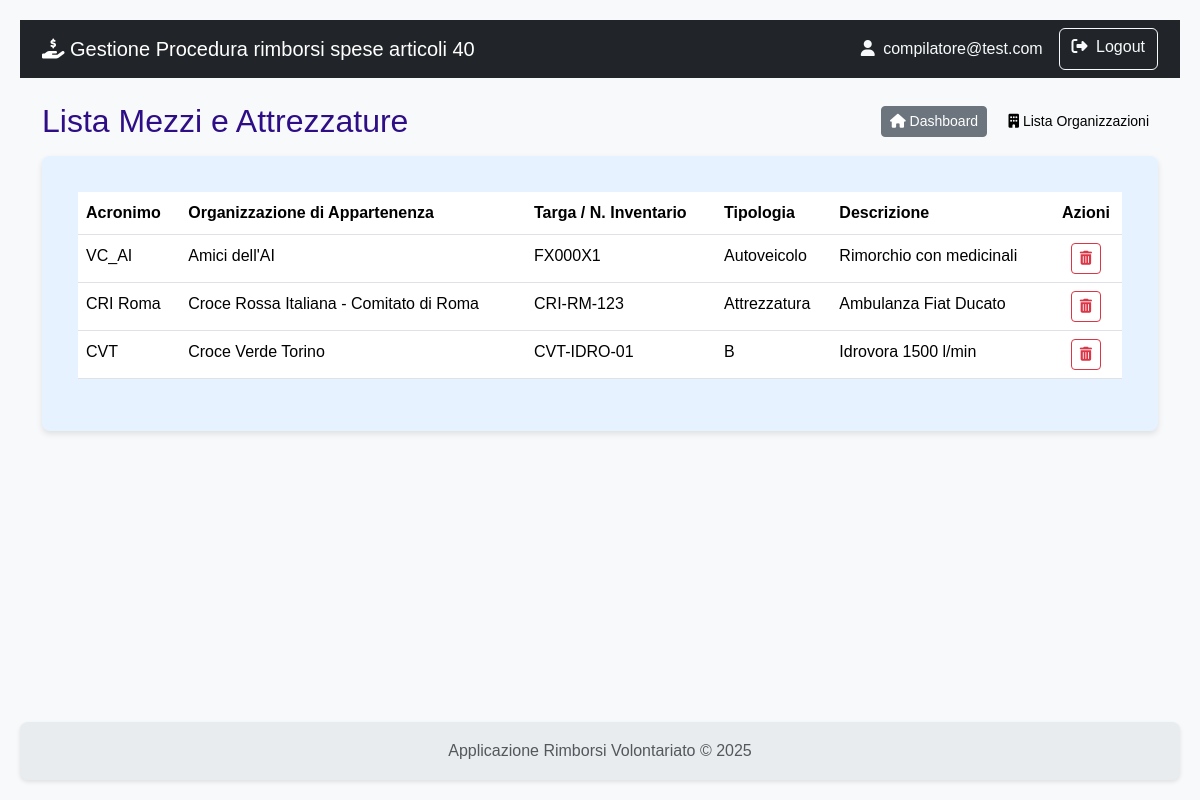
Page /anagrafica/mezzi (signed in) on the committed database.
### rimborsi/models.py (models this page shows)
class User(db.Model, UserMixin):
    id = db.Column(db.Integer, primary_key=True)
    username = db.Column(db.String(80), unique=True, nullable=False)
    email = db.Column(db.String(120), unique=True, nullable=False)
    password_hash = db.Column(db.String(120), nullable=False)
    role = db.Column(db.String(20), nullable=False)
    organizzazioni = db.relationship('Organizzazione', secondary=associazione_utente_organizzazione, back_populates='utenti_compilatori')

class MezzoAttrezzatura(db.Model):
    id = db.Column(db.Integer, primary_key=True)
    tipologia = db.Column(db.String(1), nullable=False)
    targa_inventario = db.Column(db.String(50), unique=True, nullable=False)
    descrizione = db.Column(db.String(200))
    organizzazione_id = db.Column(db.Integer, db.ForeignKey('organizzazione.id'), nullable=False)

class Organizzazione(db.Model):
    id = db.Column(db.Integer, primary_key=True)
    nome = db.Column(db.String(150), nullable=False)
    acronimo = db.Column(db.String(20))
    codice_interno = db.Column(db.String(20), unique=True)
    indirizzo = db.Column(db.String(200))
    mezzi = db.relationship('MezzoAttrezzatura', backref='organizzazione', lazy=True)
    richieste = db.relationship('Richiesta', backref='organizzazione', lazy=True)
    utenti_compilatori = db.relationship('User', secondary=associazione_utente_organizzazione, back_populates='organizzazioni')

### rimborsi/anagrafica/routes.py (the view)
@anagrafica_bp.route('/mezzi')
@login_required
def lista_tutti_mezzi():
    mezzi = MezzoAttrezzatura.query.join(Organizzazione).order_by(Organizzazione.nome, MezzoAttrezzatura.targa_inventario).all()
    return render_template('anagrafica/lista_tutti_mezzi.html', mezzi=mezzi)

### rimborsi/templates/anagrafica/lista_tutti_mezzi.html (shortened to what this page needs)
{% extends 'base.html' %}
{% block content %}
    <div class="d-flex justify-content-between align-items-center mb-3">
        <div>
            <h2 class="mb-0">Lista Mezzi e Attrezzature</h2>
        </div>
        <div>
            <a href="{{ url_for('main.dashboard') }}" class="btn btn-secondary btn-sm me-2">
                <i class="fas fa-home"></i> Dashboard
            </a>
            <a href="{{ url_for('anagrafica.lista_organizzazioni') }}" class="btn btn-light btn-sm">
                <i class="fas fa-building"></i> Lista Organizzazioni
            </a>
        </div>
    </div>
    <div class="card shadow-sm">
        <div class="card-body">
            <table class="table table-hover">
                <thead>
                    <tr>
                        <th>Acronimo</th>
                        <th>Organizzazione di Appartenenza</th>
                        <th>Targa / N. Inventario</th>
                        <th>Tipologia</th>
                        <th>Descrizione</th>
                        <th class="text-center">Azioni</th>
                    </tr>
                </thead>
                   <tbody>
                    {% for mezzo in mezzi %}
                    <tr>
                        <td>{{ mezzo.organizzazione.acronimo }}</td>
                        <td>{{ mezzo.organizzazione.nome }}</td>
                        <td>{{ mezzo.targa_inventario }}</td>
                        <td>
                            {% if mezzo.tipologia == 'M' %}
                                Autoveicolo
                            {% elif mezzo.tipologia == 'A' %}
                                Attrezzatura
                            {% else %}
                                {{ mezzo.tipologia }}
                            {% endif %}
                        </td>
                        <td>{{ mezzo.descrizione }}</td>
                        <td class="text-center">
                             <form action="{{ url_for('anagrafica.cancella_mezzo', mezzo_id=mezzo.id) }}" method="POST" class="d-inline">
                                <button type="submit" class="btn btn-outline-danger btn-sm" onclick="return confirm('Sei sicuro di voler eliminare questo elemento?');" title="Elimina">
                                    <i class="fas fa-trash-alt"></i>
                                </button>
                            </form>
                        </td>
                    </tr>
                    {% else %}
                    <tr>
                        <td colspan="6" class="text-center">Nessun mezzo trovato nel sistema.</td>
                    </tr>
                    {% endfor %}
                </tbody>
            </table>
        </div>
    </div>
{% endblock %}

### rimborsi/templates/base.html (shortened to what this page needs)
<!doctype html>
<html lang="it" class="h-100">
<head>
    <link href="https://cdn.jsdelivr.net/npm/bootstrap@5.3.3/dist/css/bootstrap.min.css" rel="stylesheet" xintegrity="sha384-QWTKZyjpPEjISv5WaRU9OFeRpok6YctnYmDr5pNlyT2bRjXh0JMhjY6hW+ALEwIH">
    <link rel="stylesheet" href="https://cdnjs.cloudflare.com/ajax/libs/font-awesome/6.5.2/css/all.min.css" xintegrity="sha512-SnH5WK+bZxgPHs44uWIX+LLJAJ9/2PkPKZ5QiAj6Ta86w+fsb2TkcmfRyVX3pBnMFcV7oQPJkl9QevSCWr3W6A==" />
    <link rel="stylesheet" href="{{ url_for('static', filename='css/styles.css') }}">
</head>
<body>
    <nav class="navbar navbar-expand-lg navbar-dark bg-dark">
        <div class="container">
            <a class="navbar-brand" href="{{ url_for('auth.index') }}">
                <i class="fas fa-hand-holding-dollar"></i>
                Gestione Procedura rimborsi spese articoli 40
            </a>
            <div class="collapse navbar-collapse" id="navbarNav">
                <div class="d-flex ms-auto">
                    {% if current_user.is_authenticated %}
                        <span class="navbar-text me-3 text-light">
                            <i class="fas fa-user me-1"></i> {{ current_user.email }}
                        </span>
                        <a href="{{ url_for('auth.logout') }}" class="btn btn-outline-light">
                            <i class="fas fa-sign-out-alt me-1"></i> Logout
                        </a>
                    {% else %}
                        <a href="{{ url_for('auth.registrati') }}" class="btn btn-outline-light me-2">Registrati</a>
                        <a href="{{ url_for('auth.login') }}" class="btn btn-outline-light">Login</a>
                    {% endif %}
                </div>
            </div>
        </div>
    </nav>
    <main class="container my-4">
        {% block content %}{% endblock %}
    </main>
    <footer class="footer mt-auto py-3">
        <div class="container text-center">
            <span class="text-muted">Applicazione Rimborsi Volontariato &copy; 2025</span>
        </div>
    </footer>
</body>
</html>

### rimborsi/static/css/styles.css (style rules this page uses)
:root { --color-primary: #2e0e86; --color-primary-hover: #142fca; --color-text-light: #ffffff; --color-card-bg: #e6f2ff; --color-card-text: #00366d; --color-bg: #f4f4f4; --color-text-dark: #333; --color-link: #0055a4; --border-radius: 8px; --box-shadow: 0 2px 4px rgba(0, 0, 0, 0.1); --box-shadow-card: 0 3px 6px rgba(0, 0, 0, 0.1); --transition-standard: all 0.3s ease; }
body { font-family: Arial, sans-serif; background-color: var(--color-bg); color: var(--color-text-dark); margin: 0; padding: 20px; line-height: 1.6; }
h1, h2, h3, h4, h5, h6 { color: var(--color-primary); margin-top: 0; }
a { color: var(--color-link); text-decoration: none; }
.card { flex: 1; background-color: var(--color-card-bg); color: var(--color-card-text); border-radius: var(--border-radius); padding: 20px; box-shadow: var(--box-shadow-card); transition: transform 0.2s ease-in-out; border: none; }
.card-body i { transition: var(--transition-standard); }
.shadow-sm { box-shadow: var(--box-shadow-card) !important; }
.text-center { text-align: center; }
.footer { display: flex; justify-content: left; gap: 20px; background-color: var(--color-primary); padding: 15px 20px; border-radius: var(--border-radius); margin-top: 20px; box-shadow: var(--box-shadow); }

### rimborsi/templates/base.html (style rules this page uses)
body { display: flex; flex-direction: column; min-height: 100vh; background-color: #f8f9fa; }
main { flex: 1; }
.footer { background-color: #e9ecef; }

### rows in the picture
User: email "compilatore@test.com"
MezzoAttrezzatura: organizzazione.acronimo "VC_AI", organizzazione.nome "Amici dell'AI", targa_inventario "FX000X1", tipologia "Autoveicolo", descrizione "Rimorchio con medicinali"
MezzoAttrezzatura: organizzazione.acronimo "CRI Roma", organizzazione.nome "Croce Rossa Italiana - Comitato di Roma", targa_inventario "CRI-RM-123", tipologia "Attrezzatura", descrizione "Ambulanza Fiat Ducato"
MezzoAttrezzatura: organizzazione.acronimo "CVT", organizzazione.nome "Croce Verde Torino", targa_inventario "CVT-IDRO-01", tipologia "B", descrizione "Idrovora 1500 l/min"
